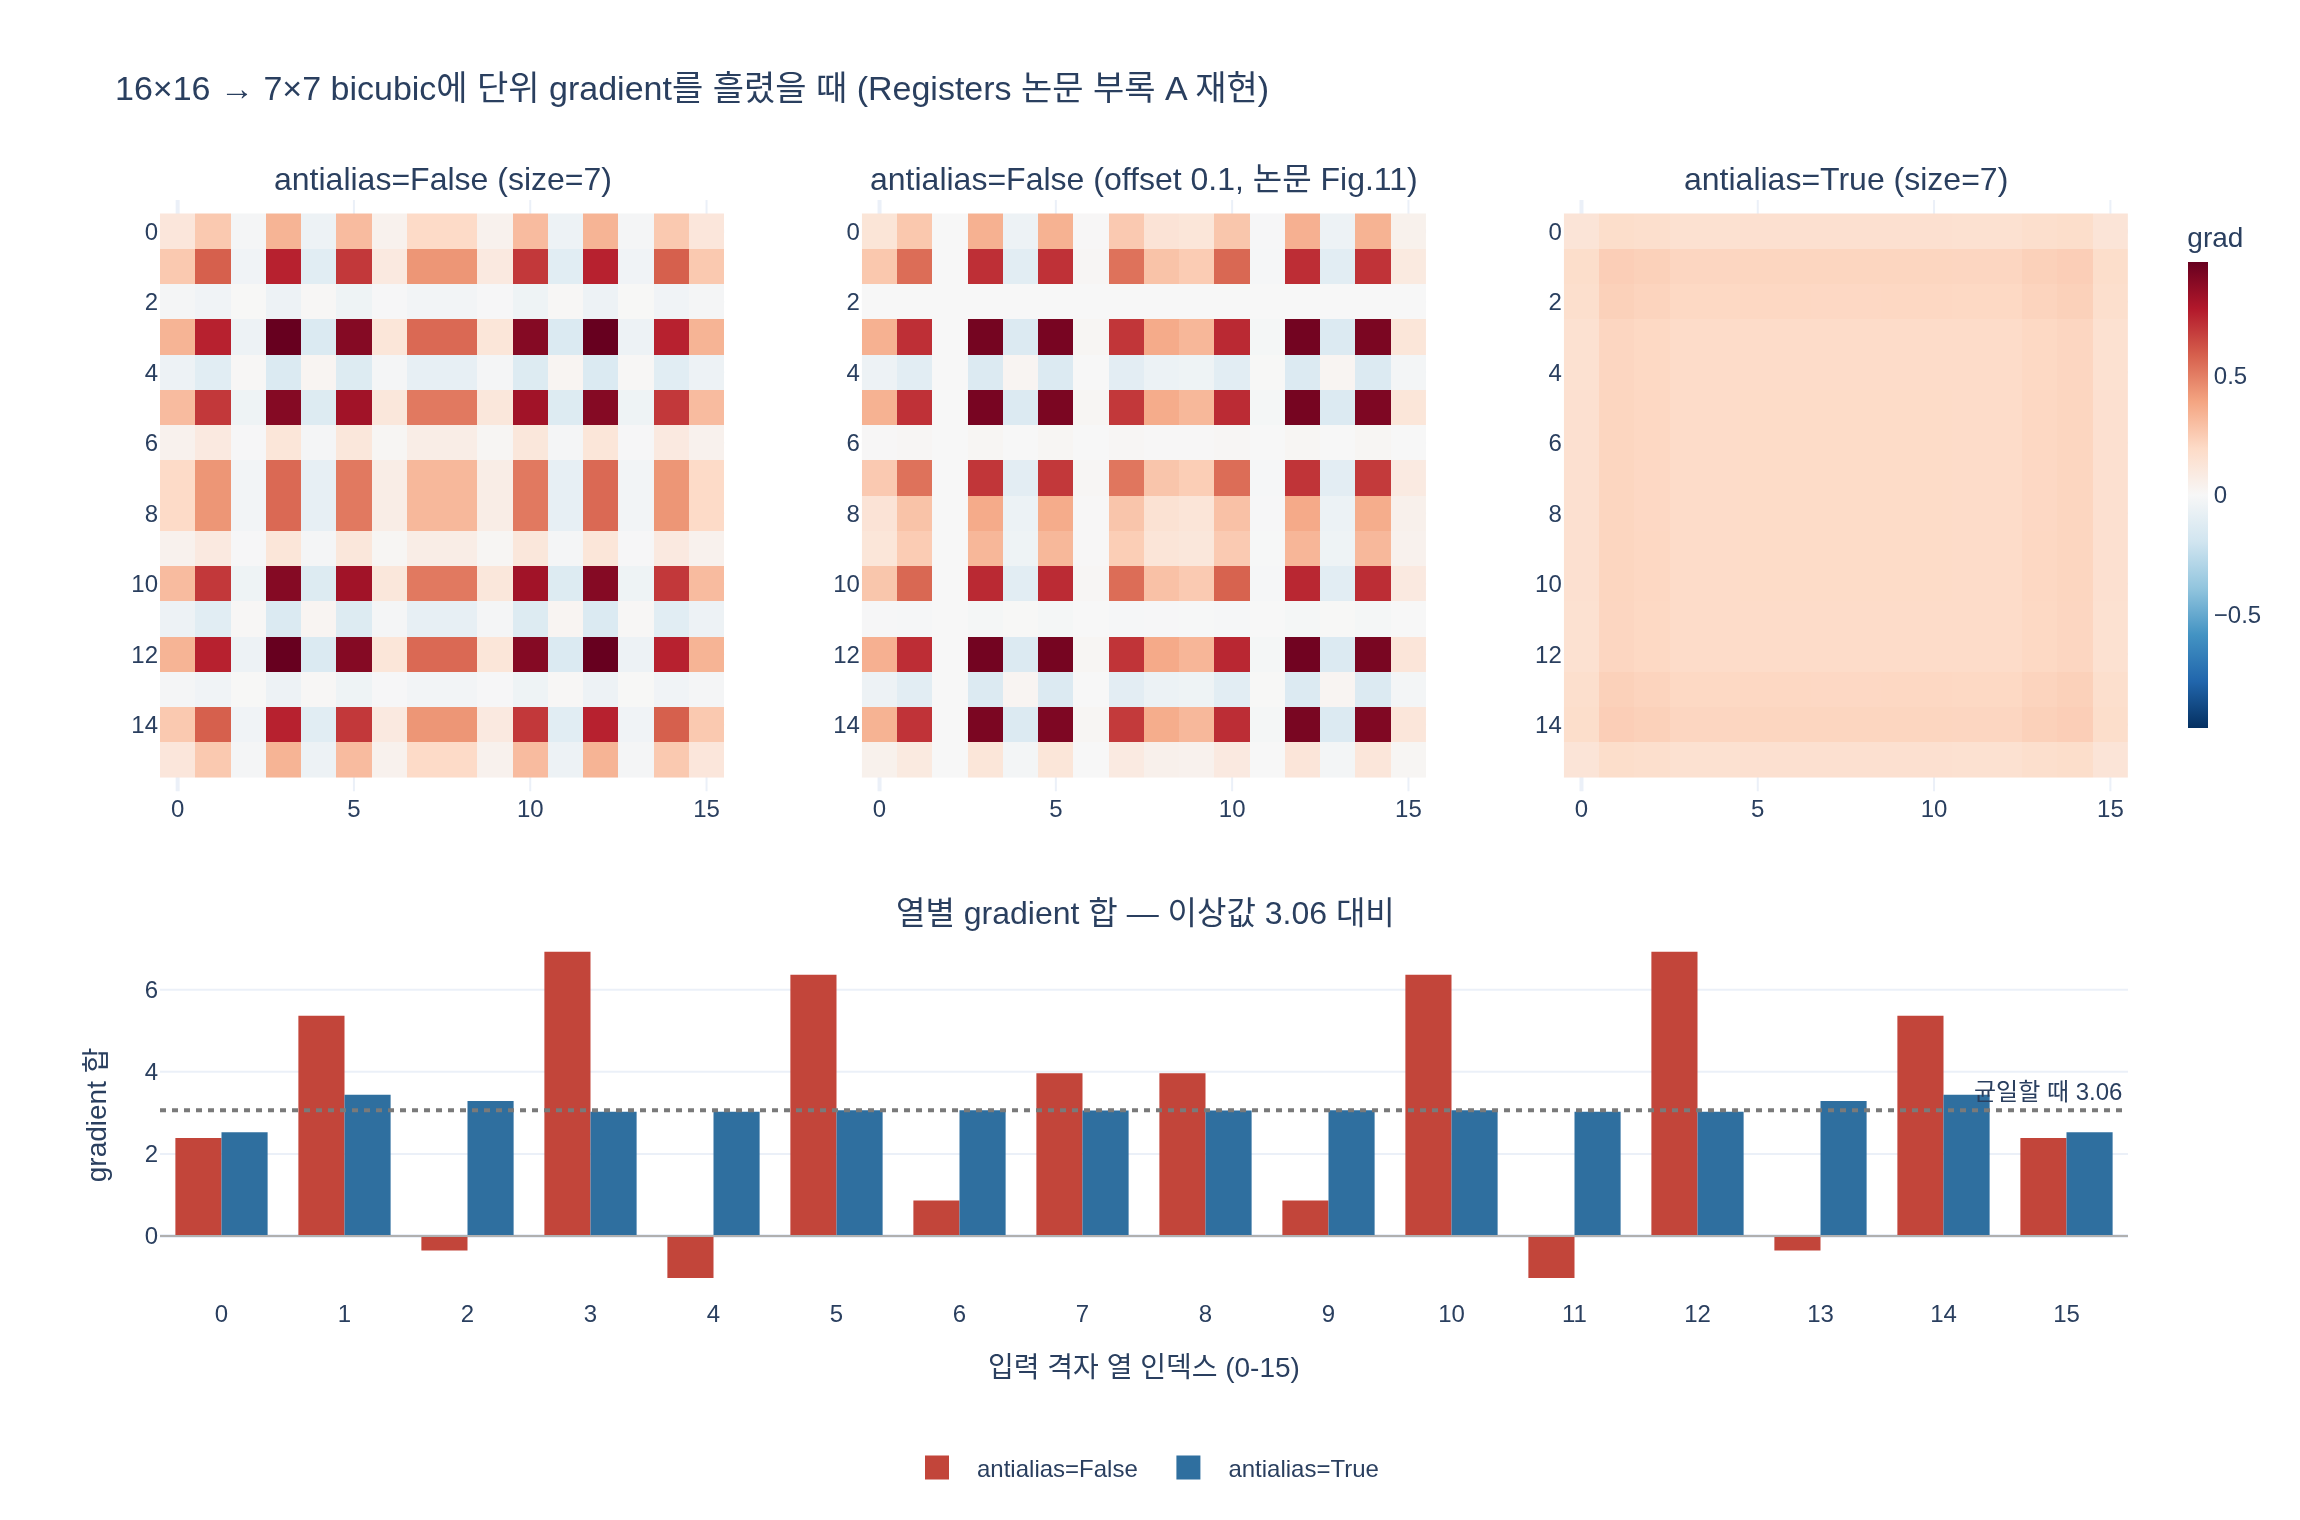

Generate this figure with Python:
# %% [markdown]
# # 부록 A 재현: bicubic 보간의 aliasing이 만드는 수직 줄무늬
#
# **논문**: Darcet et al., *Vision Transformers Need Registers* (arXiv:2309.16588), Appendix A
#
# 논문의 주장은 이렇다.
#
# > 원래 DINOv2 구현은 학습 중 position embedding을 $16\times16$ 맵에서 $7\times7$ 맵으로
# > **antialiasing 없이** 보간했다. 이런 보간 함수(bicubic resize)에 **단위 gradient**를
# > 흘려보내면 Fig. 11 같은 gradient가 나오고, 이는 outlier 위치 분포(Fig. 10 left)에서
# > 관찰된 수직 줄무늬 패턴과 닮았다.
#
# 이 노트북은 그 실험을 torch로 그대로 재현한다.
#
# - 왜 $16\to7$인가: DINOv2 학습 설정에서 global crop은 $224/14 = 16$ 패치,
#   local crop은 $98/14 = 7$ 패치다. pos_embed는 $16\times16$ 격자로 학습되므로
#   local crop마다 $7\times7$로 다운샘플된다.
# - 왜 "단위 gradient"인가: 출력 $7\times7$ 전부에 대해 $\partial L/\partial y = 1$을 주면
#   (`y.sum().backward()`), 입력 $16\times16$이 받는 gradient는
#   $\;g_{ij} = \sum_{pq} w_{pq,ij}\;$ 즉 **각 입력 셀이 출력에 기여하는 총 가중치**가 된다.
#   학습 내내 이 비율로 pos_embed가 갱신되므로, $g$가 균일하지 않으면
#   특정 위치의 위치 임베딩만 계속 크게/작게 학습된다.
#
# 실행: `/home/sungwoo/miniforge3/envs/trellis/bin/python expy.py`
# (의존성: torch 2.4 / numpy 1.26 / plotly 6.9 / kaleido — 모두 이 인터프리터에 있음. CPU만으로 동작)

# %%
import os

import numpy as np
import plotly.graph_objects as go
import torch
import torch.nn.functional as F
from plotly.subplots import make_subplots

torch.manual_seed(0)
DEVICE = "cpu"
HERE = os.path.dirname(os.path.abspath(__file__)) if "__file__" in dir() else "."


def _show(fig):
    try:
        from IPython import get_ipython

        if get_ipython() is not None:  # VSCode 셀/Jupyter에서만 렌더링
            fig.show()
    except ImportError:
        pass


print("torch", torch.__version__, "| device", DEVICE)
# 출력: torch 2.4.0+cu121 | device cpu

# %% [markdown]
# ## 1. 실제 DINOv2 코드에서 `antialias`가 들어가는 자리
#
# `dinov2/models/vision_transformer.py`의 `interpolate_pos_encoding` (발췌):
#
# ```python
# M = int(math.sqrt(N))            # pos_embed 격자 한 변 = 16
# kwargs = {}
# if self.interpolate_offset:
#     # Historical kludge: add a small number to avoid floating point error ...
#     sx = float(w0 + self.interpolate_offset) / M      # (7 + 0.1) / 16
#     sy = float(h0 + self.interpolate_offset) / M
#     kwargs["scale_factor"] = (sx, sy)
# else:
#     kwargs["size"] = (w0, h0)                          # (7, 7)
# patch_pos_embed = nn.functional.interpolate(
#     patch_pos_embed.reshape(1, M, M, dim).permute(0, 3, 1, 2),
#     mode="bicubic",
#     antialias=self.interpolate_antialias,              # <-- 여기!
#     **kwargs,
# )
# ```
#
# 원조 DINOv2 체크포인트는 `interpolate_antialias=False`, `interpolate_offset=0.1`로 학습됐다
# (`dinov2/hub/classifiers.py`의 기본값이 정확히 그것). registers 논문 이후 공개된 모델은
# `interpolate_antialias=True, interpolate_offset=0.0`을 쓴다.

# %%
# 논문 Appendix A 실험 그대로: 16x16 단일 채널 -> 7x7 bicubic 다운샘플, 단위 gradient 역전파.
IN, OUT = 16, 7


def unit_grad(antialias: bool, **kwargs) -> np.ndarray:
    """16x16 입력을 (기본) 7x7로 bicubic 다운샘플한 뒤 출력 전체에 1의 gradient를 흘린다."""
    x = torch.zeros(1, 1, IN, IN, device=DEVICE, requires_grad=True)
    y = F.interpolate(x, mode="bicubic", antialias=antialias, **kwargs)
    assert y.shape[-2:] == (OUT, OUT), y.shape
    y.sum().backward()  # 단위 gradient
    return x.grad[0, 0].detach().numpy()


g_off = unit_grad(antialias=False, size=(OUT, OUT))
g_on = unit_grad(antialias=True, size=(OUT, OUT))

np.set_printoptions(precision=2, suppress=True, linewidth=200)
print("antialias=False, 첫 4행:")
print(g_off[:4])
# 출력: antialias=False, 첫 4행:
# 출력: [[ 0.12  0.26 -0.02  0.34 -0.05  0.31  0.04  0.19  0.19  0.04  0.31 -0.05  0.34 -0.02  0.26  0.12]
# 출력:  [ 0.26  0.59 -0.04  0.76 -0.11  0.7   0.09  0.43  0.43  0.09  0.7  -0.11  0.76 -0.04  0.59  0.26]
# 출력:  [-0.02 -0.04  0.   -0.05  0.01 -0.05 -0.01 -0.03 -0.03 -0.01 -0.05  0.01 -0.05  0.   -0.04 -0.02]
# 출력:  [ 0.34  0.76 -0.05  0.98 -0.14  0.9   0.12  0.56  0.56  0.12  0.9  -0.14  0.98 -0.05  0.76  0.34]]

print("\nantialias=True, 첫 4행:")
print(g_on[:4])
# 출력: antialias=True, 첫 4행:
# 출력: [[0.13 0.18 0.17 0.16 0.16 0.16 0.16 0.16 0.16 0.16 0.16 0.16 0.16 0.17 0.18 0.13]
# 출력:  [0.18 0.24 0.23 0.21 0.21 0.22 0.22 0.21 0.21 0.22 0.22 0.21 0.21 0.23 0.24 0.18]
# 출력:  [0.17 0.23 0.22 0.2  0.2  0.21 0.21 0.21 0.21 0.21 0.21 0.2  0.2  0.22 0.23 0.17]
# 출력:  [0.16 0.21 0.2  0.19 0.19 0.19 0.19 0.19 0.19 0.19 0.19 0.19 0.19 0.2  0.21 0.16]]

# %% [markdown]
# 눈으로도 바로 보인다.
#
# - `antialias=False`: 열 인덱스 0,1,3,5,7,8,10,12,14,15는 큰 양수, 열 2,4,11,13은 **0 근처거나 음수**.
#   같은 패턴이 행 방향에도 있어 격자무늬(수직 줄무늬 + 수평 줄무늬)가 된다.
# - `antialias=True`: 전부 0.13~0.24 사이. 사실상 균일.
#
# 총합은 두 경우 모두 같다 — bicubic 커널은 정규화돼 있으므로
# $\sum_{ij} g_{ij} = 7\times7 = 49$. 즉 문제는 "총량"이 아니라 **분배의 불균형**이다.

# %%
print("합계 (antialias=False):", round(float(g_off.sum()), 4))
print("합계 (antialias=True) :", round(float(g_on.sum()), 4))
print("출력 픽셀 수 7x7      :", OUT * OUT)
# 출력: 합계 (antialias=False): 49.0
# 출력: 합계 (antialias=True) : 49.0
# 출력: 출력 픽셀 수 7x7      : 49

# %% [markdown]
# ## 2. 정량 비교: 줄무늬의 세기
#
# 입력 격자의 **열별 gradient 합** $c_j = \sum_i g_{ij}$ 로 1D 단면을 만들어 본다.
# 균일하다면 $c_j$는 모두 $49/16 = 3.0625$ 여야 한다.

# %%
col_off, col_on = g_off.sum(axis=0), g_on.sum(axis=0)
ideal = OUT * OUT / IN

print("이상적인 열 합:", round(ideal, 4))
print("antialias=False 열 합:", np.round(col_off, 2))
print("antialias=True  열 합:", np.round(col_on, 2))
# 출력: 이상적인 열 합: 3.0625
# 출력: antialias=False 열 합: [ 2.39  5.36 -0.35  6.92 -1.02  6.36  0.86  3.97  3.97  0.86  6.36 -1.02  6.92 -0.35  5.36  2.39]
# 출력: antialias=True  열 합: [2.53 3.44 3.29 3.03 3.03 3.06 3.06 3.06 3.06 3.06 3.06 3.03 3.03 3.29 3.44 2.53]


def stats(name, g, c):
    print(
        f"{name:16s} | cell std {g.std():.4f} | cell max-min {g.max() - g.min():.4f} "
        f"| col std {c.std():.4f} | col max/min {c.max() / c.min():+.2f}"
    )


stats("antialias=False", g_off, col_off)
stats("antialias=True", g_on, col_on)
print(f"\n열 합 표준편차 비율: {col_off.std() / col_on.std():.1f}배")
# 출력: antialias=False  | cell std 0.3031 | cell max-min 1.1219 | col std 2.8612 | col max/min -6.80
# 출력: antialias=True   | cell std 0.0218 | cell max-min 0.1115 | col std 0.2458 | col max/min +1.36
# 출력:
# 출력: 열 합 표준편차 비율: 11.6배

# %% [markdown]
# `antialias=False`는 열별 gradient가 **부호까지 뒤집힌다** (max/min 비가 음수).
# 어떤 위치의 position embedding은 매 step 강하게 밀리고, 바로 옆 위치는 거의 갱신되지 않거나
# **반대 방향으로** 갱신된다. 학습 내내 누적되면 특정 열의 위치 임베딩만 이상한 값이 되고,
# 그 위치의 토큰이 high-norm outlier가 되기 쉬워진다 — 이것이 Fig. 10 left의 수직 줄무늬다.

# %% [markdown]
# ## 3. 왜 이런 일이 벌어지나: 커널 폭과 배율
#
# `F.interpolate`의 bicubic은 출력 픽셀 $p$의 중심을 입력 좌표로 되돌린 뒤
# 그 주변 **고정된 4탭** 창에 Keys의 bicubic 커널 $k(t)$ ($a=-0.75$)를 씌운다:
#
# $$ y_p \;=\; \sum_{m=-1}^{2} k\!\left(t_p - m\right)\, x_{\lfloor u_p \rfloor + m},
# \qquad u_p = \frac{p + 0.5}{s} - 0.5,\quad t_p = u_p - \lfloor u_p \rfloor $$
#
# 여기서 $s = 7/16 = 0.4375$. 즉 출력 픽셀 간격이 입력 격자 기준 $1/s \approx 2.29$칸인데
# 커널은 여전히 폭 4칸짜리다. 그래서:
#
# - 어떤 입력 열은 단 하나의 출력 픽셀에만, 그것도 bicubic 커널의 **음의 lobe**
#   ($|t|>1$ 구간에서 $k(t)<0$)에만 걸린다 → gradient가 **음수**가 된다
# - 어떤 열은 출력 픽셀 중심 바로 위에 놓여 $k(0)\approx 1$ 을 통째로 받는다 → gradient ≈ 1
# - 출력 픽셀이 입력 격자를 $1/s \approx 2.29$칸 간격으로 훑으므로 이 운/불운이 **주기적으로** 반복된다
#
#
# `antialias=True`는 다운샘플 시 커널을 배율만큼 늘려($\text{support} \propto 1/s$, 여기선 폭 ~9칸)
# **모든 입력 열이 어떤 출력 픽셀엔가 유의미하게 기여**하게 만든다. 그래서 gradient가 고르게 퍼진다.
#
# 아래에서 실제 가중치 행렬 $W \in \mathbb{R}^{7\times16}$ 를 뽑아 확인한다
# (1D로 줄여도 성질은 같다: $g = \mathbf{1}^\top W$).

# %%
def weight_matrix(antialias: bool) -> np.ndarray:
    """1D 16 -> 7 bicubic의 명시적 가중치 행렬 W (행=출력, 열=입력). 입력 basis에 각각 통과."""
    eye = torch.eye(IN, device=DEVICE).reshape(IN, 1, 1, IN)  # 16개의 1x16 신호
    out = F.interpolate(eye, size=(1, OUT), mode="bicubic", antialias=antialias)
    return out.reshape(IN, OUT).T.numpy()  # (7, 16)


W_off, W_on = weight_matrix(False), weight_matrix(True)

print("antialias=False, 출력 열 p가 참조하는 입력 열 (|w|>1e-3):")
for p in range(OUT):
    idx = np.where(np.abs(W_off[p]) > 1e-3)[0]
    print(f"  p={p}: {idx.tolist()}  (탭 {len(idx)}개)")
# 출력: antialias=False, 출력 열 p가 참조하는 입력 열 (|w|>1e-3):
# 출력:   p=0: [0, 1, 2]  (탭 3개)
# 출력:   p=1: [1, 2, 3, 4]  (탭 4개)
# 출력:   p=2: [4, 5, 6, 7]  (탭 4개)
# 출력:   p=3: [6, 7, 8, 9]  (탭 4개)
# 출력:   p=4: [8, 9, 10, 11]  (탭 4개)
# 출력:   p=5: [11, 12, 13, 14]  (탭 4개)
# 출력:   p=6: [13, 14, 15]  (탭 3개)

print("\nantialias=True, 같은 기준:")
for p in range(OUT):
    idx = np.where(np.abs(W_on[p]) > 1e-3)[0]
    print(f"  p={p}: {idx.tolist()}  (탭 {len(idx)}개)")
# 출력: antialias=True, 같은 기준:
# 출력:   p=0: [0, 1, 2, 3, 4, 5]  (탭 6개)
# 출력:   p=1: [0, 1, 2, 3, 4, 5, 6, 7]  (탭 8개)
# 출력:   p=2: [1, 2, 3, 4, 5, 6, 7, 8, 9]  (탭 9개)
# 출력:   p=3: [4, 5, 6, 7, 8, 9, 10, 11]  (탭 8개)
# 출력:   p=4: [6, 7, 8, 9, 10, 11, 12, 13, 14]  (탭 9개)
# 출력:   p=5: [8, 9, 10, 11, 12, 13, 14, 15]  (탭 8개)
# 출력:   p=6: [10, 11, 12, 13, 14, 15]  (탭 6개)

# %%
# antialias=False에서 입력 열 5는 p=2 하나만 커버하고, 그 가중치도 음의 lobe에 걸린다.
for j in (2, 4, 5, 3):
    w = W_off[:, j]
    hit = np.where(np.abs(w) > 1e-3)[0]
    print(f"입력 열 {j:2d}: 열 합 {w.sum():+.3f}, 걸리는 출력 {hit.tolist()}, 값 {np.round(w[hit], 3).tolist()}")
# 출력: 입력 열  2: 열 합 -0.050, 걸리는 출력 [0, 1], 값 [-0.111, 0.061]
# 출력: 입력 열  4: 열 합 -0.145, 걸리는 출력 [1, 2], 값 [-0.046, -0.099]
# 출력: 입력 열  5: 열 합 +0.909, 걸리는 출력 [2], 값 [0.909]
# 출력: 입력 열  3: 열 합 +0.989, 걸리는 출력 [1], 값 [0.989]

# %% [markdown]
# 입력 열 4는 **음수 가중치만** 받아 순합이 $-0.145$, 열 2도 순합이 음수다.
# 반면 열 3은 출력 $p{=}1$ 하나에서 $+0.989$, 열 5는 출력 $p{=}2$ 하나에서 $+0.909$를 받는다.
# 이웃한 열끼리 gradient가 $-0.15$ 와 $+0.99$ 로 갈리는 것 — 이게 줄무늬의 정체다.
#
# ## 4. 논문 Fig. 11과의 대조: `interpolate_offset` 켠 버전
#
# 실제 DINOv2 학습은 `size=(7,7)`이 아니라 `scale_factor=(7.1/16, 7.1/16)`를 썼다
# (float 오차 회피용 historical kludge). 그러면 좌우 대칭이 깨지면서
# 논문 Fig. 11의 비대칭 패턴(오른쪽 끝 열/아래 행이 흐릿한 모습)이 나온다.

# %%
s = (7 + 0.1) / 16
g_paper = unit_grad(antialias=False, scale_factor=(s, s))
col_paper = g_paper.sum(axis=0)
print("scale_factor =", round(s, 5))
print("열 합:", np.round(col_paper, 2))
print("행 합:", np.round(g_paper.sum(axis=1), 2))
# 출력: scale_factor = 0.44375
# 출력: 열 합: [ 2.51  5.19 -0.01  6.79 -1.01  6.74  0.11  5.06  2.67  2.35  5.32 -0.11  6.83 -1.01  6.68  0.88]
# 출력: 행 합: [ 2.51  5.19 -0.01  6.79 -1.01  6.74  0.11  5.06  2.67  2.35  5.32 -0.11  6.83 -1.01  6.68  0.88]

# %% [markdown]
# 열 2, 6, 11이 ~0, 열 4와 13이 음수, 마지막 열 15가 눈에 띄게 작다 —
# 논문 Fig. 11의 회색/파란 줄 위치와 일치한다.

# %%
# --- 시각화: 히트맵 2장(+논문 재현판) + 열별 gradient 막대 ---
zmax = float(np.abs(np.concatenate([g_off, g_on])).max())

fig = make_subplots(
    rows=2,
    cols=3,
    row_heights=[0.62, 0.38],
    vertical_spacing=0.13,
    horizontal_spacing=0.07,
    subplot_titles=(
        "antialias=False (size=7)",
        "antialias=False (offset 0.1, 논문 Fig.11)",
        "antialias=True (size=7)",
        "열별 gradient 합 — 이상값 3.06 대비",
        None,
        None,
    ),
    specs=[
        [{}, {}, {}],
        [{"colspan": 3}, None, None],
    ],
)

for c, (g, name) in enumerate(
    [(g_off, "off"), (g_paper, "paper"), (g_on, "on")], start=1
):
    fig.add_trace(
        go.Heatmap(
            z=g,
            zmin=-zmax,
            zmax=zmax,
            colorscale="RdBu_r",  # 발산형: 따뜻/차가운 두 색 + 중립 midpoint(0)
            showscale=(c == 3),
            colorbar=dict(len=0.5, y=0.75, thickness=10, title="grad"),
            hovertemplate="row %{y}, col %{x}<br>grad %{z:.3f}<extra></extra>",
            name=name,
        ),
        row=1,
        col=c,
    )
    fig.update_yaxes(autorange="reversed", scaleanchor=f"x{'' if c == 1 else c}", row=1, col=c)

x = list(range(IN))
fig.add_trace(
    go.Bar(
        x=x,
        y=col_off,
        name="antialias=False",
        marker_color="#c2453a",
        marker_line_width=0,
        hovertemplate="입력 열 %{x}<br>합 %{y:.2f}<extra>antialias=False</extra>",
    ),
    row=2,
    col=1,
)
fig.add_trace(
    go.Bar(
        x=x,
        y=col_on,
        name="antialias=True",
        marker_color="#2f6f9f",
        marker_line_width=0,
        hovertemplate="입력 열 %{x}<br>합 %{y:.2f}<extra>antialias=True</extra>",
    ),
    row=2,
    col=1,
)
fig.add_hline(
    y=ideal,
    line=dict(color="#7a7a7a", width=2, dash="dot"),
    annotation_text=f"균일할 때 {ideal:.2f}",
    annotation_position="top right",
    row=2,
    col=1,
)
fig.add_hline(y=0, line=dict(color="#b0b0b0", width=1), row=2, col=1)

fig.update_xaxes(title_text="입력 격자 열 인덱스 (0-15)", dtick=1, row=2, col=1)
fig.update_yaxes(title_text="gradient 합", row=2, col=1)
fig.update_layout(
    title="16×16 → 7×7 bicubic에 단위 gradient를 흘렸을 때 (Registers 논문 부록 A 재현)",
    template="plotly_white",
    bargap=0.25,
    width=1150,
    height=760,
    legend=dict(orientation="h", y=-0.13, x=0.5, xanchor="center"),
    font=dict(size=12),
)

_show(fig)

png_path = os.path.join(HERE, "expy.png")
fig.write_image(png_path, scale=2)  # kaleido 필요
print("saved:", png_path)
# 출력: saved: /home/sungwoo/projects/swcho/dinov2/fm/papers/.fm/hints/2cb5032e-a123-4363-9553-7091e0b0ccb3/expy.png

# %% [markdown]
# ## 5. 정리
#
# | | antialias=False (원조 DINOv2) | antialias=True (registers 논문) |
# |---|---|---|
# | 셀 gradient 범위 | $-0.14 \sim 0.98$ (부호 반전) | $0.13 \sim 0.24$ |
# | 열별 합 표준편차 | 2.86 | 0.25 (**11.6배** 차이) |
# | 패턴 | 배율 $16/7\approx2.29$ 주기의 줄무늬 | 균일 |
#
# **답**: 부록 A의 outlier 위치 분포에 보이는 수직 줄무늬는 모델이 학습한 "의미 있는" 구조가 아니라,
# 원래 DINOv2 구현이 position embedding을 $16\times16 \to 7\times7$로 **antialiasing 없이** bicubic
# 보간한 데서 온 **구현 아티팩트**다. 그 보간에 단위 gradient를 흘려보내면 똑같은 줄무늬가 재현된다.
# 논문 저자들은 이후 실험(Tables 2a, 3)에서 항상 antialiasing을 켰고, 그러자 줄무늬가 사라진
# outlier 분포(Fig. 10 right)를 얻었다 — 남은 건 "테두리 쪽에 outlier가 몰린다"는 진짜 현상뿐이다.
#
# 주의: antialiasing은 **줄무늬**만 없앤다. high-norm outlier 자체는 그대로 남고,
# 그걸 없애는 것이 이 논문의 본론인 register token이다.
